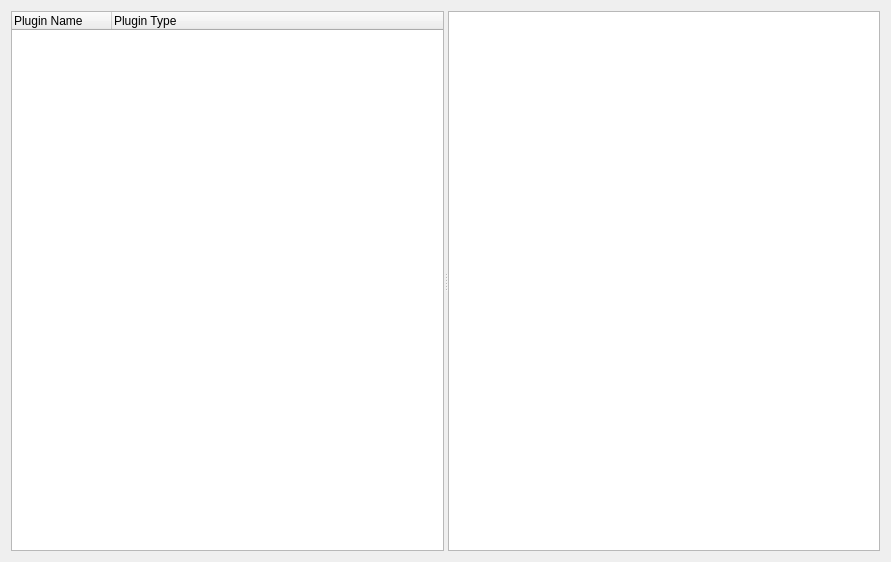
<?xml version="1.0" encoding="UTF-8"?>
<ui version="4.0">
 <class>AboutPluginsWidget</class>
 <widget class="QWidget" name="AboutPluginsWidget">
  <property name="geometry">
   <rect>
    <x>0</x>
    <y>0</y>
    <width>891</width>
    <height>562</height>
   </rect>
  </property>
  <property name="minimumSize">
   <size>
    <width>0</width>
    <height>0</height>
   </size>
  </property>
  <property name="windowTitle">
   <string>About plugins</string>
  </property>
  <layout class="QVBoxLayout" name="verticalLayout">
   <item>
    <widget class="QSplitter" name="splitter">
     <property name="orientation">
      <enum>Qt::Horizontal</enum>
     </property>
     <widget class="QTreeWidget" name="pluginListWidget">
      <property name="sizePolicy">
       <sizepolicy hsizetype="Fixed" vsizetype="Expanding">
        <horstretch>0</horstretch>
        <verstretch>0</verstretch>
       </sizepolicy>
      </property>
      <property name="minimumSize">
       <size>
        <width>300</width>
        <height>0</height>
       </size>
      </property>
      <property name="maximumSize">
       <size>
        <width>500</width>
        <height>16777215</height>
       </size>
      </property>
      <property name="editTriggers">
       <set>QAbstractItemView::NoEditTriggers</set>
      </property>
      <attribute name="headerMinimumSectionSize">
       <number>100</number>
      </attribute>
      <column>
       <property name="text">
        <string>Plugin Name</string>
       </property>
      </column>
      <column>
       <property name="text">
        <string>Plugin Type</string>
       </property>
      </column>
     </widget>
     <widget class="QTextBrowser" name="descriptionWidget">
      <property name="minimumSize">
       <size>
        <width>300</width>
        <height>0</height>
       </size>
      </property>
     </widget>
    </widget>
   </item>
  </layout>
 </widget>
 <resources/>
 <connections/>
</ui>
